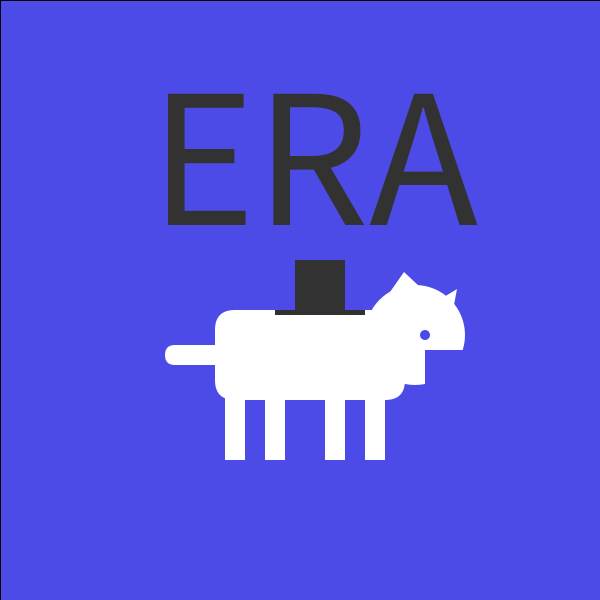
Frame 1 (no input)
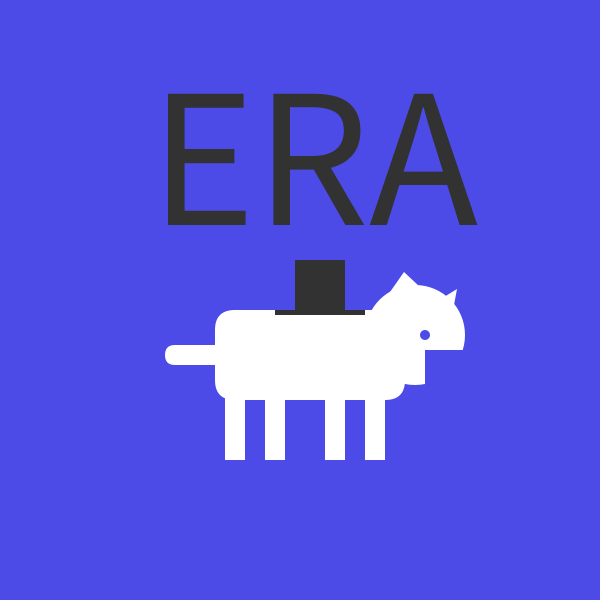
Frame 60 (the mouse pressed at the canvas centre just before this capture)
Frame 120 (the mouse held since frame 60 and released just before this capture): identical to frame 60, image omitted

The Processing sketch that drew these frames (run headless with seeded random() and noise(); from frame 60 on, the mouse is pressed at the canvas centre):

// Processing sketch: w05_improved_flag
// ── w05_improved_flag.pde
float move_right = 0;
float move_up = 0;

void setup() {
  size(600,600);
}

void draw(){
  fill(#4D4BE8);
  rect(0,0,width,height);
  //drawChar(200 + move_right, 200+move_up);
  drawChar(width/2-175, height/2-100);
  fill(50);
  textSize(200);
  text("ERA",150,225);
}

void keyPressed() {
  if(key== 'd') {
    move_right+=6;
  }
  if(key== 'a') {
    move_right -= 6;
  }
  if(key== 'w') {
    move_up -= 6;
  }
  if(key== 's') {
    move_up += 6;
  }
}

void drawChar(float x,float y) {
  noStroke();
  fill(255);
  rect(90+x,110+y,190,90, 20); //main body
  rect(100+x,195+y,20,65); //legs
  rect(140+x,200+y,20,60);
  rect(200+x,200+y,20,60);
  rect(240+x,200+y,20,60);
  rect(40+x,145+y,70,20, 10); //tail
  fill(50);
  rect(x+170, y+60, 50, 50);
  rect(x+150, y+110, 90, 5);
  fill(255);
  ellipse(290+x,135+y,100,100);  //head
  triangle(265+x,92+y,295+x,87+y,279+x,72+y);
  triangle(319+x,97+y,329+x,105+y,332+x,89+y);
  fill(#4D4BE8);
  circle(300+x, 135+y, 10);
  arc(300+x,150+y,329+x,146+y,0,HALF_PI);
}

void mouseClicked() {
  println ("Mouse X Position: "+ mouseX +", Mouse Y Position: " + mouseY);
}
